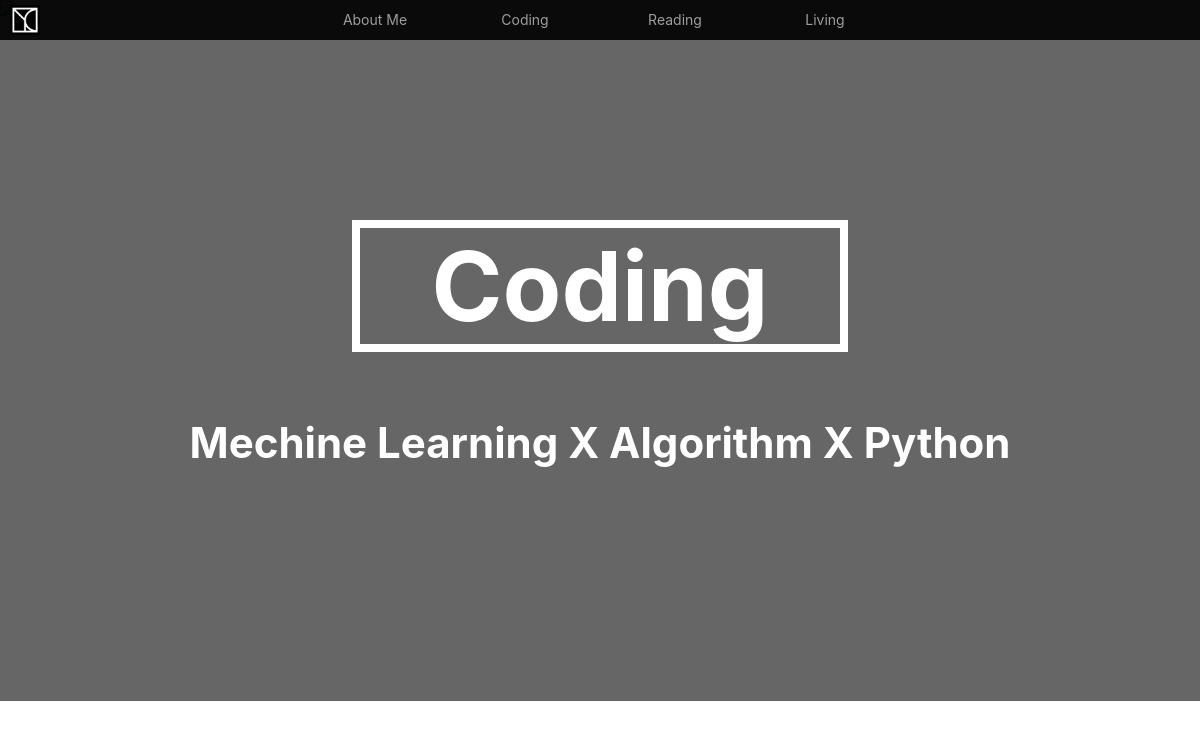
/coding/, run on an earlier commit of the app's database.
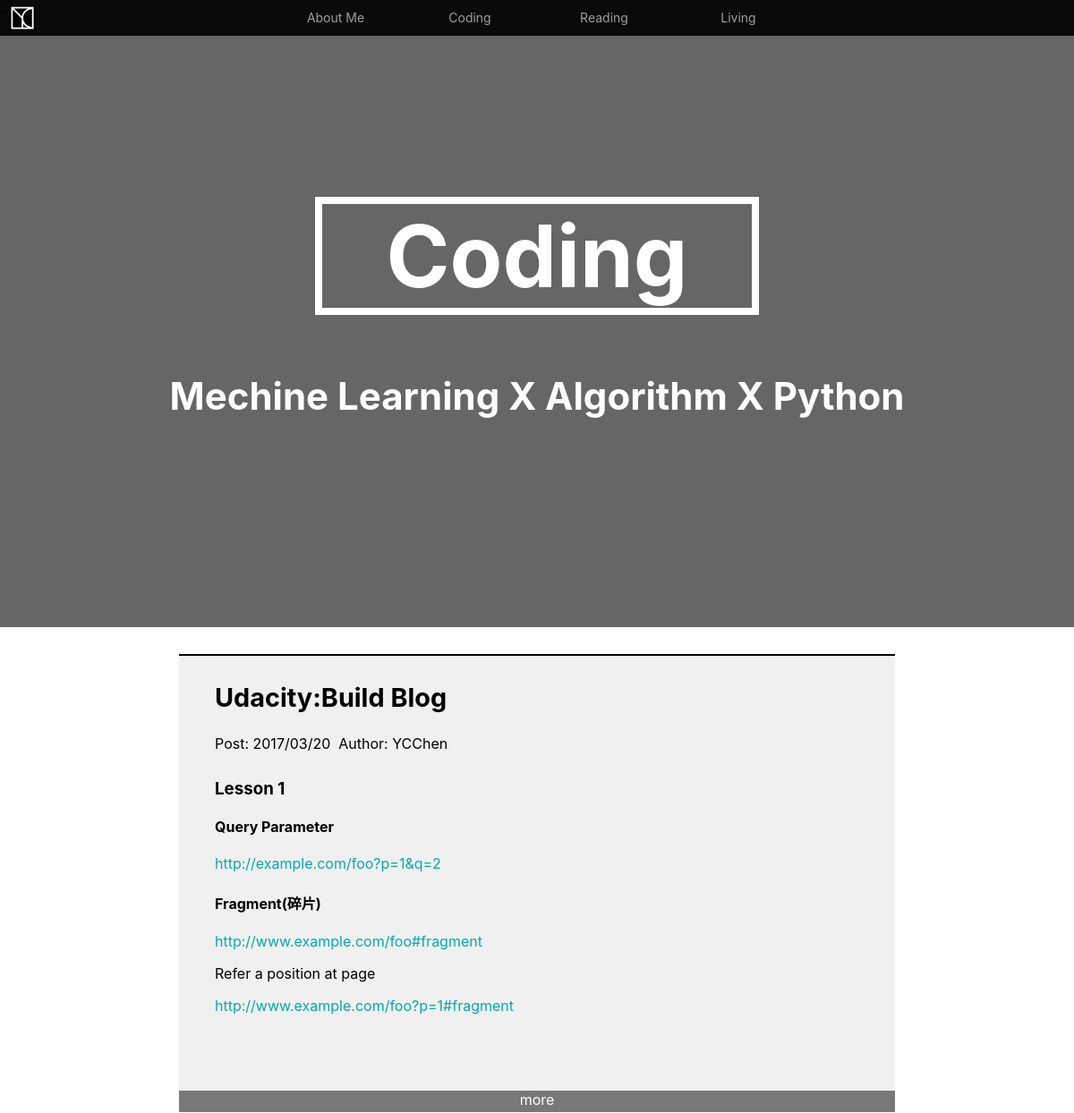
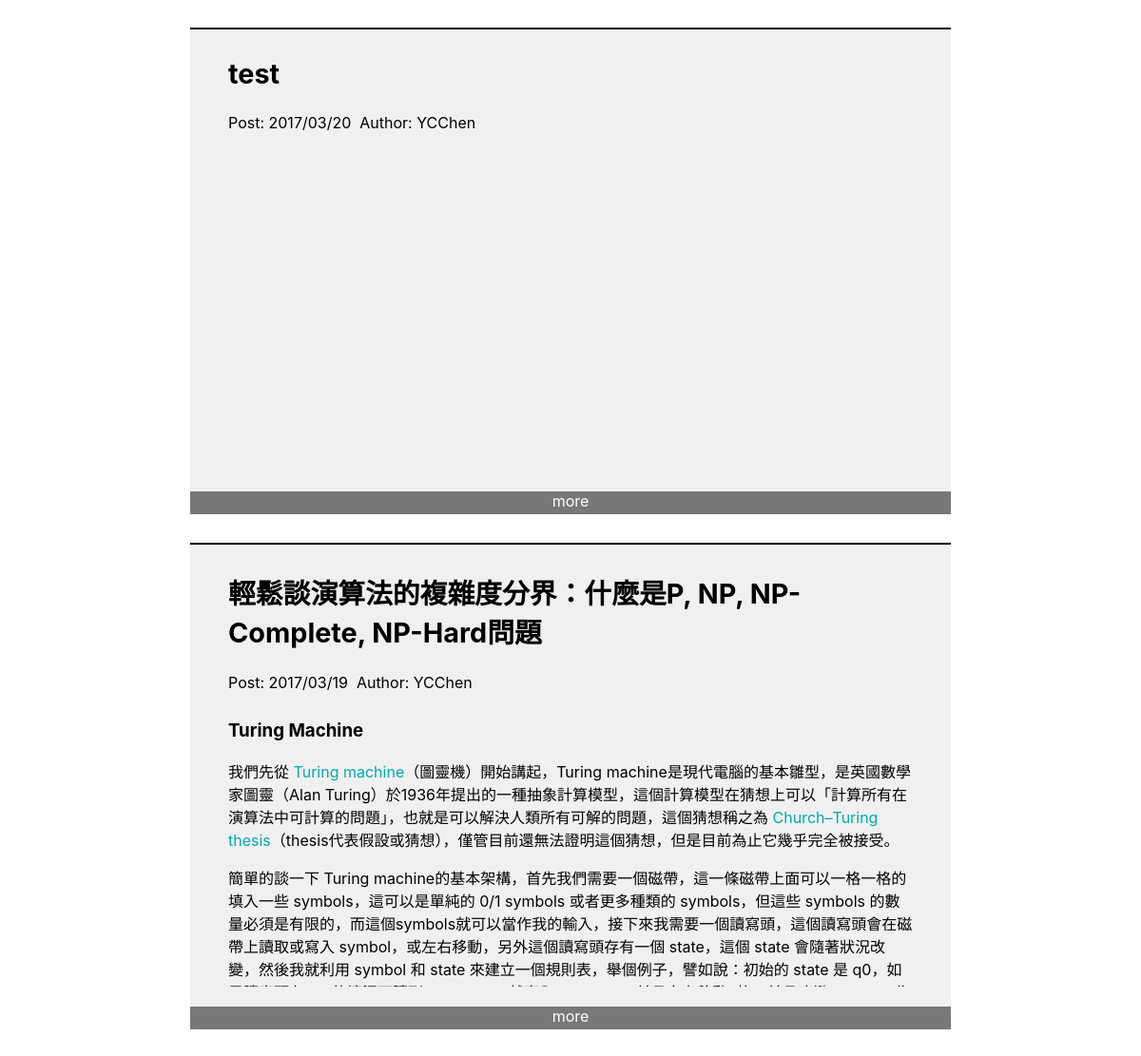
And on a later commit of the database (2 pictures, top to bottom).
### Posts/models.py (models this page shows)
class Post(models.Model):
    title = models.CharField(max_length=500)
    content = models.TextField(blank=True)
    file = models.URLField(max_length=200,blank=True)
    created_time = models.DateTimeField(auto_now_add=True)
    modified_time = models.DateTimeField(auto_now=True)
    post_time = models.DateTimeField()
    isPublic = models.BooleanField()
    kind = models.CharField(max_length=200)
    tags = models.CharField(max_length=500,blank=True)
    author = models.CharField(max_length=200)
    front_board = models.URLField(max_length=200,blank=True)

### YCBlog/views.py (the view)
# urls.py: url(r'^coding/?$',coding,name='coding'),
def coding(request):
    if request.method == 'GET':
        posts = Post.objects.filter(kind__contains="Coding").filter(isPublic__exact=True)
        posts = posts.order_by('-post_time')
        return render(request,'posts.html',
            {'posts':posts,'title':"Coding",
            'subtitle':"Mechine Learning X Algorithm X Python",
            'front_board_img':"/static/welcome/front_board_img.jpg"
            })
    elif request.method == 'POST':
        pass

### templates/posts.html (shortened to what this page needs)
{% extends 'base.html' %}
{% load staticfiles %}
{% load post_extras %}
{% block content %}
<div id="front_board">
    <h1>{{title}}</h1>
    <h2>{{subtitle}}</h2>
</div>
<div class="container">
    {% for post in posts %}
    <div class="post-wrapper">
        <div class="post">
            <div class="post-heading">
                <h2 class="title">
                    <a href="/YCNote/post/{{post.pk}}">
                        {{post.title}}
                    </a>
                </h2>
                <div class="info">
                   <span class="date">
                        Post: {{post.post_time|date:"Y/m/d"}}&nbsp;
                    </span>
                    <span class="author">
                        Author: {{post.author}}&nbsp;
                    </span>
                </div>
            </div>
            <div class="post-content">
                {{post.content | safe}}
            </div>
            <div class="post-footer">
                <a class="read-more" href="/YCNote/post/{{post.pk}}">
                        more
                </a>
            </div>
        </div>
    </div>
    {% endfor %}
</div>
{% endblock %}

### templates/base.html (shortened to what this page needs)
{% load staticfiles %}
<!DOCTYPE html>
<html>
    <head>
        <link rel="stylesheet" type="text/css" href="{% static "welcome/index.css" %}">
    </head>
    <body>
        <div id="header">
            <a href="/"><img src="{% static "welcome/favicon.png" %}" alt="icon" class="icon"/></a>
            <div id="header_box">
                <a href="/me/" class="header_item" >About Me</a>
                <a href="/coding/" class="header_item">Coding</a>
                <a href="/reading/" class="header_item" >Reading</a>
                <a href="/living/" class="header_item">Living</a>
            </div>
        </div>
        {% block content %}
        {% endblock %}
    </body>
</html>

### static/welcome/index.css (style rules this page uses)
body { margin: 0; padding: 0 ; font-family: "SF Pro TC", "HanHei TC", "SF Pro Text", "Myriad Set Pro", "DF Pro Icons", "PingFang TC", "Helvetica Heuw", Helvetica, Arial, sans-serif; }
#header { position: fixed; background: rgba(0, 0, 0, 0.9); top: 0; left: 0; right: 0; height: 40px; width: 100%; z-index: 1; padding:0; overflow: hidden; }
#header .icon { color: rgba(255, 255, 255, 0.4); margin: 0; float: left; top:0; bottom: 0; height: 30px; padding: 5px 10px 5px 10px; text-align: center; }
#header #header_box { margin-left: auto; margin-right: auto; width:50%; }
#header .header_item { color: rgba(255, 255, 255, 0.6); float: left; width: 25%; height: 40px; padding-top: 11px; padding-bottom: 0; text-align: center; font-size: 14px; }
#header .header_item:link { outline: 0; text-decoration: none; }
#front_board { width: 100%; background: rgba(0, 0, 0, 0.6); overflow:hidden; position: relative; top: 0; right: 0; left: 0; color: white; text-align: center; margin: 0; }
#front_board h1 { width: 40%; border-style: solid; border-width: 7px; position: relative; margin-left: auto; margin-right: auto; }
.container { width:90%; margin-left: auto; margin-right: auto; overflow: hidden; }
.container a { color: rgba(0, 170, 175, 1.0); }
.container a:link { outline: 0; text-decoration: none; }
.post { padding: 0; margin: 0; }
.post .post-heading { margin: 0; padding: 0; border-bottom: grey solid 2px; }
.post .post-heading .title { font-size: 180%; color: black; }
.post .post-heading .info { width:100%; text-align:left; margin-top: 1px; margin-bottom: 10px; }
.post .post-content { overflow: auto; width: 100%; margin-bottom: 30px; }
.post-wrapper { position: relative; border-top: solid 2px black; padding: 5px 5% 5px 5%; margin-top: 30px; margin-bottom: 30px; height: 500px; background: rgba(240, 240, 240, 1.0); }
.post-wrapper .post .post-content { overflow: hidden; height: 300px; }
.post-wrapper .post-footer a { position: absolute; bottom: 0px; left:0; right:0; padding: auto; text-align: center; background: rgba(120, 120, 120, 1); height: 24px; font-size: 16px; color: white; z-index: 0; }
.post-wrapper .post .post-heading .title a { color: black; }
.post-wrapper .post .post-heading { border-bottom: none; }
@media (min-width: 800px) { .container { width:800px; } }

What changed in the data, as far as the page shows it:
added Post: title "Udacity:Build Blog", post_time "2017/03/20", author "YCChen", content "Lesson 1 Query Parameter http://example.com/foo?p=1&q=2 Fragment(碎片) http://www.example.com/foo#fragment Refer a position at page http://www.example.com/foo?p=1#fragment"
added Post: title "test", post_time "2017/03/20", author "YCChen"
added Post: title "輕鬆談演算法的複雜度分界：什麼是P, NP, NP-Complete, NP-Hard問題", post_time "2017/03/19", author "YCChen", content "Turing Machine 我們先從 Turing machine （圖靈機）開始講起，Turing machine是現代電腦的基本雛型，是英國數學家圖靈（Alan Turing）於1936年提出的一種抽象計算模型，這個計算模型在猜想上可以「計算所有在演算法中可計算的問題」，也就是可以解決人類所有可解的問題，這個猜想稱之為 Church–Turing thesis （thesis代表假設或猜想），僅管目前還無法證明這個猜想，但是目前為止它幾乎完全被接受。 簡單的談一下 Turing machine的基本架構，首先我們需要一個磁帶，這一條磁帶上面可以一格一格的填入一些 symbols，這可以是單純的 0/1 symbols 或者更多種類的 symbols，但這些 symbols 的數量必須是有限的，而這個symbols就可以當作我的輸入，接下來我需要一個讀寫頭，這個讀寫頭會在磁帶上讀取或寫入 symbol，或左右移動，另外這個讀寫頭存有一個 state，這個 state 會隨著狀況改變，然後我就利用 symbol 和 state 來建立一個規則表，舉個例子，譬如說：初始的 state 是…"
